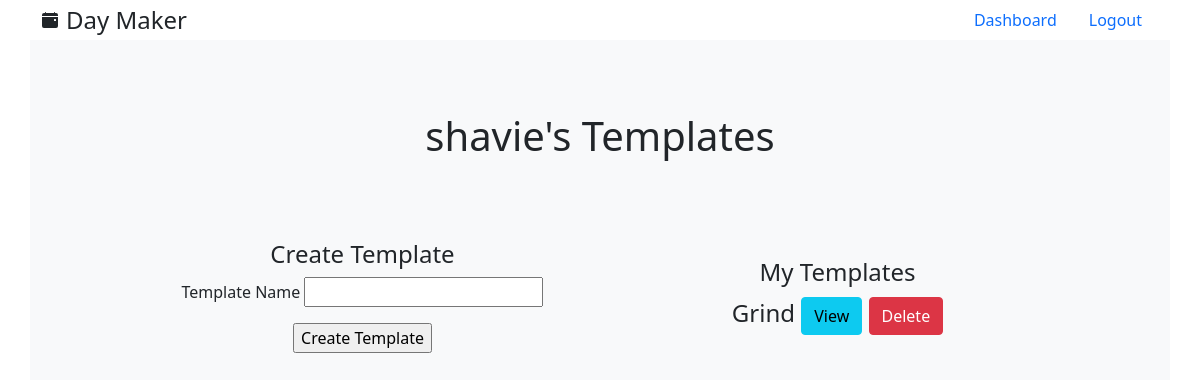
Page /templates (signed in) on the earlier database version.
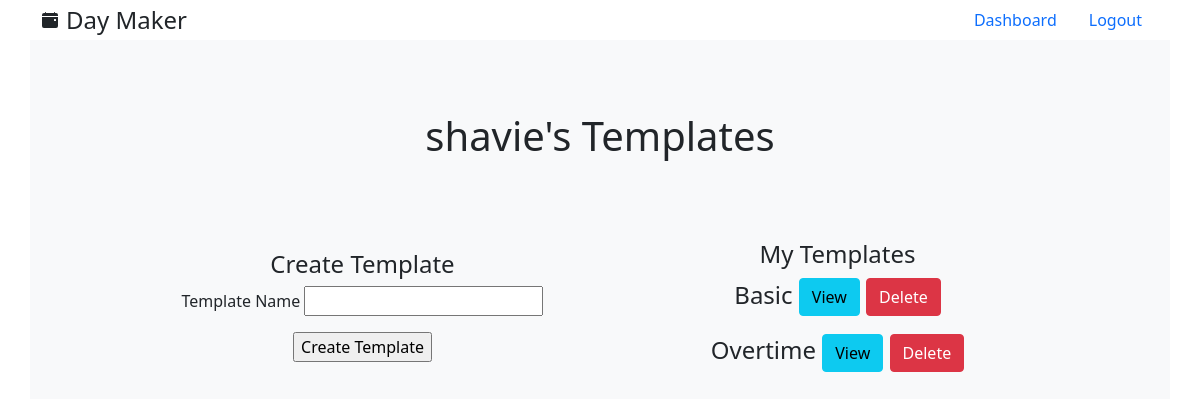
Same page on the later database version.
### models.py (models this page shows)
class Template(db.Model):
    id = db.Column(db.Integer, primary_key = True)
    name = db.Column(db.String(25), index=True)
    todos = db.relationship('Todo', backref='template', lazy='dynamic', cascade='all, delete, delete-orphan')
    schedules = db.relationship('Schedule', backref='template', lazy='dynamic', cascade='all, delete, delete-orphan')
    user_id = db.Column(db.Integer, db.ForeignKey('user.id'))

### routes.py (the view)
@app.route('/templates', methods=['GET', 'POST'])
@login_required
def templates():
    form = TemplateForm()
    if form.validate_on_submit():
      template = Template(name=form.name.data, user_id=current_user.id)
      db.session.add(template)
      db.session.commit()
      flash('Template successfully added')
      return redirect(url_for('templates'))
    return render_template('templates.html', form=form)

### forms.py
class TemplateForm(FlaskForm):
  name = StringField("Template Name", validators=[DataRequired()])
  submit = SubmitField("Create Template")

### routes.py (called while the page is built)
@login_manager.user_loader
def load_user(id):
    return User.query.get(int(id))

### templates/templates.html (shortened to what this page needs)
{% extends 'base.html' %}
{% block content %}
    <div class="container h-100 bg-light">
        <div class="row justify-content-center align-items-center h-25">
            <div class="col-6 text-center">
                <h1>{{current_user.username}}'s Templates</h1>
            </div>
        </div>
        <div class="row justify-content-center align-items-center">
            <div class="col-5 text-center">
                <h4>Create Template</h4>
                <form action="/templates" method="POST">
                    <p>
                        {{ form.name.label }}
                        {{ form.name()}}
                    </p>
                    <p> {{ form.submit() }} </p>
                </form>
            </div>
            <div class="col-5 text-center">
                <h4>My Templates</h4>
                {% for template in current_user.templates %}
                <p class="fs-4">{{ template.name }}</h4>
                <a href="{{ url_for('view_template', template=template.name) }}" class="btn btn-info">View</a>
                <a href="{{ url_for('delete_template', template=template.name) }}" class="btn btn-danger">Delete</a>
                {% endfor %}
            </div>
        </div>
    </div>
{% endblock %}

Differences in the rows shown:
changed Template: name "Grind" → "Basic"
added Template: name "Overtime"
